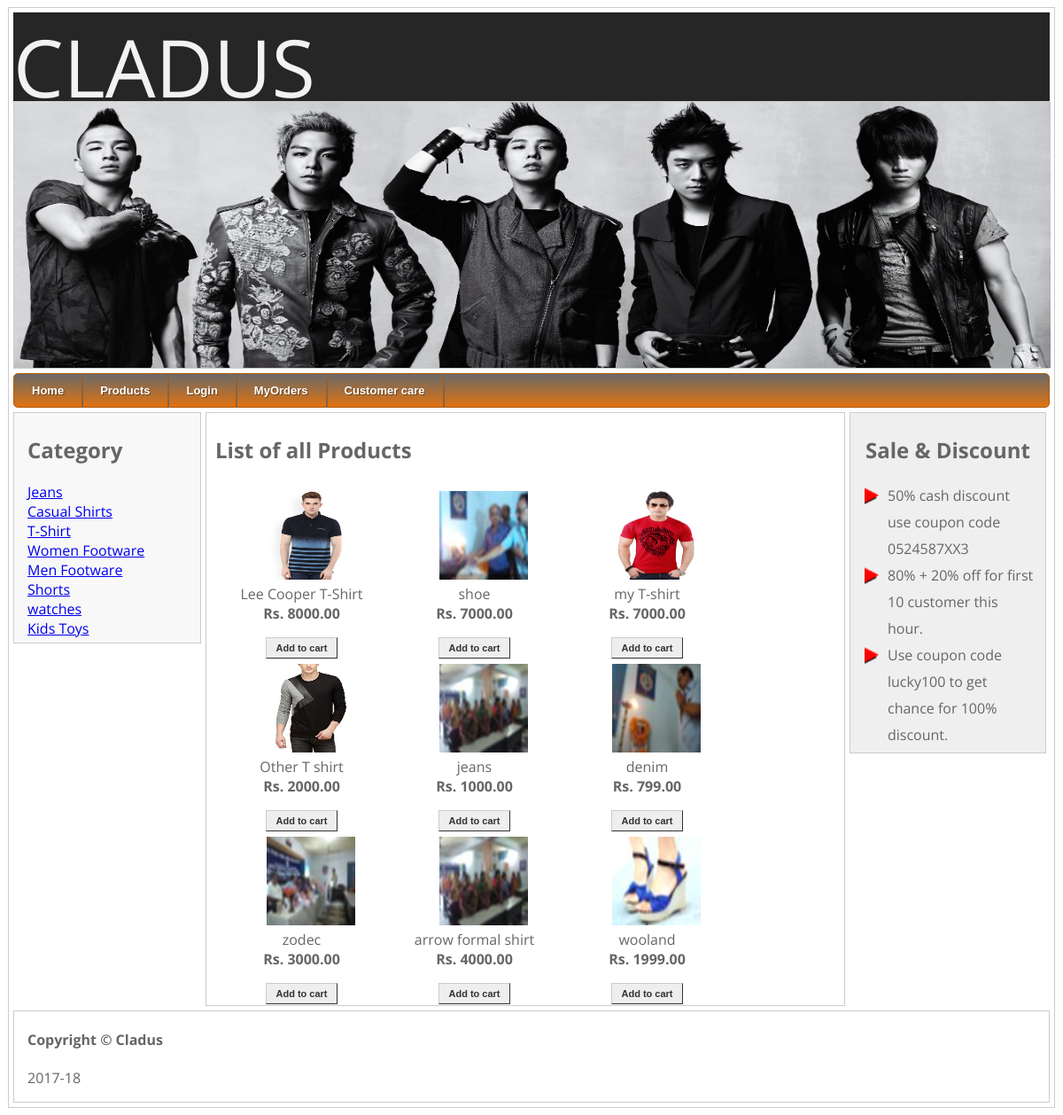
/adminlistofallproducts.php, run on the app's committed database.
### tables this page shows
CREATE TABLE IF NOT EXISTS `category` (
  `categoryid` int(11) NOT NULL AUTO_INCREMENT,
  `categoryname` varchar(200) NOT NULL,
  PRIMARY KEY (`categoryid`)
);

CREATE TABLE IF NOT EXISTS `products` (
  `itemno` int(11) NOT NULL,
  `itemname` varchar(400) NOT NULL,
  `description` varchar(500) NOT NULL,
  `price` int(11) NOT NULL,
  `qty` int(11) NOT NULL,
  `category` varchar(200) NOT NULL,
  `image` varchar(300) NOT NULL,
  PRIMARY KEY (`itemno`)
);

### adminlistofallproducts.php (the view, shortened to what this page needs)
	<?php
	require_once("master_header.php");
	?>
		<h2>List of all Products</h2>
<?php
	if(isset($_GET["categoryname"]))
	{
	$categoryname=$_GET["categoryname"];
	$q="select * from products where category='".$categoryname."'";
	}
	else
	{
		$q="select * from products";
	}
		$r=mysql_query($q);
				while($f=mysql_fetch_array($r))
				{
					echo "<div id='items' style='height:175px; width:175px; border:0; margin:5px;padding:5px; position:relative; float:left; text-align:center;'>";
					$itemno = $f["itemno"];
					echo "&nbsp;&nbsp;&nbsp;&nbsp;&nbsp;<a href='showdetails.php?itemno=$itemno'><img src='uploadedfiles\\$f[image]' height=100 width=100></a>";
					echo "<br>".$f["itemname"]."<br><b><div id='container' class = 'rupee'><span>Rs.</span> ".$f["price"].".00</div></b><br>";
					echo "<a class ='button' href='addtocart.php?itemno=$itemno'>Add to cart </a>";
					echo "</div>";
				}
	?>
	<?php
	require_once("master_footer.php");
	?>

### master_header.php (shortened to what this page needs)
<!DOCTYPE HTML PUBLIC "-//W3C//DTD HTML 4.0 Transitional//EN">
<HTML>
<HEAD>
<link rel="stylesheet" type="text/css" href="styles.css">
<link rel="stylesheet" type="text/css" href="menu_assets\styles.css">
	<link rel="stylesheet" type="text/css" href="engine1/style.css" media="screen" />
</HEAD>
<BODY>
<div id="pagewrap">
     <div class="header_wrapper">
                <div class="logo">
                    <span>CLADUS</span>
                </div>
                <div class="tagline">
                    <span>where fashion lies</span>
                </div>
        </div>
	<header>
		 <IMG SRC="img/img1.jpg" WIDTH="1170" HEIGHT="300" BORDER=0 ALT="">
	</header>
	<div id="menu">
	<div id='cssmenu'>
		<ul>
		   <li>
		   <?php
		   if(isset($_SESSION["utype"]))
		   {
			   if($_SESSION["utype"]=='U')
			   {
			   ?>
			 <a href="index.php"><span><?php echo $_SESSION["cname"];?>'s Home</span></a>
				   <?php
			   }
			   else if($_SESSION["utype"]=='A')
			   {
				?>
			 <a href="adminhome.php"><span>Admin Home</span></a>
				   <?php
			   }
		   }
		   else
		   {
			?>
		    <a href="index.php"><span>Home</span></a>
				<?php
		   }
			?>
		   </li>
		   <li><a href="index.php"><span>Products</span></a></li>
		   <li>
		   <?php
		   if(isset($_SESSION["uname"]))
		   {
			   ?>
			<a href="logout.php"><span>Logout</span>
				   <?php
		   }
		   else
		   {
			?>
		   <a href="login.php"><span>Login</span>
				<?php
		   }
			?>
		   </a></li>
		   <li><a href="cart.php"><span>MyOrders</span></a></li>
		     <li class='has_sub'><a href="customarcare.php"><span>Customer care</span></a>
			 </li>
		</ul>
		</div>
	</div>
	<section id="content">
		<h2>Category </h2>
		<?php
		$q="select * from category";
				$r=mysql_query($q);
				while($f=mysql_fetch_array($r))
				{
				$categoryname= $f["categoryname"];
				echo "<a href='index.php?categoryname=".$categoryname."'>".$categoryname."</a><br>";
				}
				?>
	</section>
	<section id="middle">

### styles.css (style rules this page uses)
.header_wrapper { background-color: #262626; height: 100px; margin: auto; }
.logo { color: #f2f2f2; font-size: 90; }
.tagline { font-size: 12; color: #f2f2f2; text-transform: lowercase; padding-top: 65; font-family: cursive; }
body { font-family: 'Open Sans', sans-serif; color: #666; }
ul { list-style-type: none; padding: 0; margin: 0; }
#pagewrap { padding: 5px; width: 1170px; margin: 5px auto; }
header { height: 300px; padding: 0 0 0 0; background-image:url("img//header.jpg"); background-size:cover; }
#menu { margin:0 0 5px 0; }
#content { width: 180px; float: left; padding: 5px 15px; }
#middle { width: 700px; float: left; padding: 5px 10px; margin: 0px 5px 5px 5px; }
#content { background: #f8f8f8; }
header, #content, #middle, #sidebar { margin-bottom: 5px; }
#pagewrap, header, #content, #middle, #sidebar, footer { border: solid 1px #ccc; }
.button { font: bold 11px Arial; text-decoration: none; background-color: #EEEEEE; color: #333333; padding: 5px 10px 5px 10px; border-top: 1px solid #CCCCCC; border-right: 1px solid #333333; border-bottom: 1px solid #333333; border-left: 1px solid #CCCCCC; }

### menu_assets/styles.css (style rules this page uses)
#cssmenu { height:37px; display:block; padding:0; margin: 0 auto; border:1px solid; border-radius:5px; }
#cssmenu > ul { list-style:inside none; padding:0; margin:0; }
#cssmenu > ul > li { list-style:inside none; padding:0; margin:0; float:left; display:block; position:relative; }
#cssmenu > ul > li > a { outline:none; display:block; position:relative; padding:12px 20px; font:bold 13px/100% Arial, Helvetica, sans-serif; text-align:center; text-decoration:none; text-shadow:1px 1px 0 rgba(0,0,0, 0.4); }
#cssmenu > ul > li:first-child > a { border-radius:5px 0 0 5px; }
#cssmenu > ul > li > a:after { content:''; position:absolute; border-right:1px solid; top:-1px; bottom:-1px; right:-2px; z-index:99; }
#cssmenu, #cssmenu > ul > li > ul > li a:hover { background:#696969; background:-moz-linear-gradient(top, #696969 0%, #e17310 100%); background:-webkit-gradient(linear, left top, left bottom, color-stop(0%,#696969), color-stop(100%,#e17310)); background:-webkit-linear-gradient(top, #696969 0%,#e17310 100%); background:-o-linear-gradient(top, #696969 0%,#e17310 100%); background:-ms-linear-gradient(top, #696969 0%,#e17310 100%); background:linear-gradient(top, #696969 0%,#e17310 100%); filter:progid:DXImageTransform.Microsoft.gradient(startColorstr='#696969', endColorstr='#e17310',GradientType=0); }
#cssmenu { border-color:#b05a0d; }
#cssmenu > ul > li > a { border-right:1px solid #b05a0d; color:#fff; }
#cssmenu > ul > li > a:after { border-color:#696969; }

### data on the page
category: categoryname "Jeans"
category: categoryname "Casual Shirts"
category: categoryname "T-Shirt"
category: categoryname "Women Footware"
category: categoryname "Men Footware"
category: categoryname "Shorts"
category: categoryname "watches"
category: categoryname "Kids Toys"
products: image (picture), itemname "Lee Cooper T-Shirt", price "8000"
products: image (picture), itemname "shoe", price "7000"
products: image (picture), itemname "my T-shirt", price "7000"
products: image (picture), itemname "Other T shirt", price "2000"
products: image (picture), itemname "jeans", price "1000"
products: image (picture), itemname "denim", price "799"
products: image (picture), itemname "zodec", price "3000"
products: image (picture), itemname "arrow formal shirt", price "4000"
products: image (picture), itemname "wooland", price "1999"
